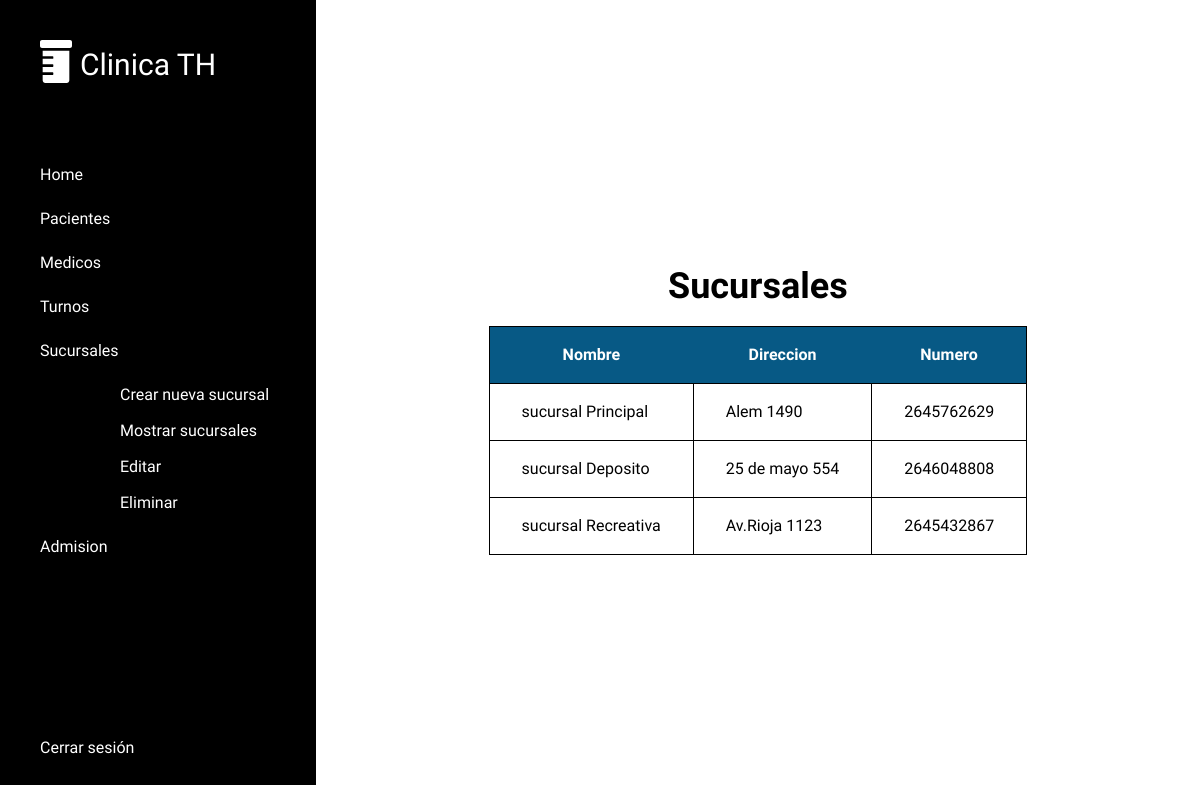
/crudSucursales/readSucursal.php, run on the app's committed database.
### tables this page shows
CREATE TABLE `sucursales` (
  `idSucursal` int(11) NOT NULL,
  `nombreSucursal` varchar(100) NOT NULL,
  `direccionSucursal` text NOT NULL,
  `numeroSucursal` varchar(100) NOT NULL,
  `imagen` varchar(100) NOT NULL
);

### crudSucursales/readSucursal.php (the view)
<?php include("includes/header.php")?>
<?php include("db.php")
?>
<div class ="h-screen w-full flex items-center justify-center">
    <div>
        <h1 class="text-4xl font-bold my-5 text-center">Sucursales</h1>
        <table class="table-auto">
            <thead class="border border-black">
                <tr class="px-8 py-4 border border-black text-white bg-sky-800">
                    <th class="px-8 py-4">Nombre</th>
                    <th class="px-8 py-4">Direccion</th>
                    <th class="px-8 py-4">Numero</th>
                </tr>
            </thead>
            <tbody>
                <?php
                $query = "SELECT * FROM sucursales";
                $result_cliente = mysqli_query($conn, $query);
                while($row = mysqli_fetch_array($result_cliente)){?>
                    <tr class="px-8 py-4 border border-black">
                        <td class="px-8 py-4 border border-black"><?php echo $row['nombreSucursal']?></td>
                        <td class="px-8 py-4 border border-black"><?php echo $row['direccionSucursal']?></td>
                        <td class="px-8 py-4 border border-black"><?php echo $row['numeroSucursal']?></td>
                    </tr>
                <?php } ?>
            </tbody>
        </table>
    </div>
</div>
<?php include("includes/footer.php")?>

### crudSucursales/includes/header.php (shortened to what this page needs)
<!DOCTYPE html>
<html lang="en">
<head>
    <script src="https://cdn.tailwindcss.com"></script>
</head>
<body class='anta-regular'>
<div class="flex">
  <nav class="bg-black w-[400px] h-screen text-white p-10">
    <div class='h-full flex flex-col justify-between'>
      <div class="flex flex-col gap-20">
        <div class="flex gap-2 items-end cursor-default">
          <img class='w-8 invert' src="../images/Fasolid.svg" alt="pasti">
          <h1 class='text-3xl cursor-default'>Clinica TH</h1>
        </div>
        <ul id="navbarSupportedContent" class="flex flex-col gap-5">
          <a class="hover:text-gray-400" href="../vistaCliente.php">Home</a>
          <a class="hover:text-gray-400" href="../crudPacientes/createPacientes.php">Pacientes</a>
          <a class="hover:text-gray-400" href="../crudMedicos/createMedico.php">Medicos</a>
          <a class="hover:text-gray-400" href="../crudTurnos/createTurno.php">Turnos</a>
          <a class="hover:text-gray-400" href="../crudSucursales/createSucursal.php">Sucursales</a>
            <ul class="flex flex-col gap-3 pl-20">
              <a class="<?= ($_SERVER['PHP_SELF'] == '/Finallp2/crudSucursales/createSucursal.php') ? 'text-sky-500' : 'text-white' ?>" href="createSucursal.php">Crear nueva sucursal</a>
              <a class="<?= ($_SERVER['PHP_SELF'] == '/Finallp2/crudSucursales/readSucursal.php') ? 'text-sky-500' : 'text-white'; ?>" href="readSucursal.php">Mostrar sucursales</a>
              <a class="<?= ($_SERVER['PHP_SELF'] == '/Finallp2/crudSucursales/updateSucursal.php') ? 'text-sky-500' : 'text-white'; ?>" href="updateSucursal.php">Editar</a>
              <a class="<?= ($_SERVER['PHP_SELF'] == '/Finallp2/crudSucursales/deleteSucursal.php') ? 'text-sky-500' : 'text-white'; ?>" href="deleteSucursal.php">Eliminar</a>
            </ul>
          <a class="hover:text-gray-400" href="../admisionCliente/createAdmision.php">Admision</a>
        </ul>
      </div>
      <a class="hover:text-gray-400" href="../logout.php">Cerrar sesión</a>
    </div>
  </nav>

### crudSucursales/includes/footer.php (shortened to what this page needs)
    </div>
</body>
</html>

### crudSucursales/includes/header.php (style rules this page uses)
* { padding: 0; margin: 0; box-sizing: border-box; }
.anta-regular { font-family: "Anta", sans-serif; font-style: normal; }

### data on the page
sucursales: nombreSucursal "sucursal Principal", direccionSucursal "Alem 1490", numeroSucursal "2645762629"
sucursales: nombreSucursal "sucursal Deposito", direccionSucursal "25 de mayo 554", numeroSucursal "2646048808"
sucursales: nombreSucursal "sucursal Recreativa", direccionSucursal "Av.Rioja 1123", numeroSucursal "2645432867"
